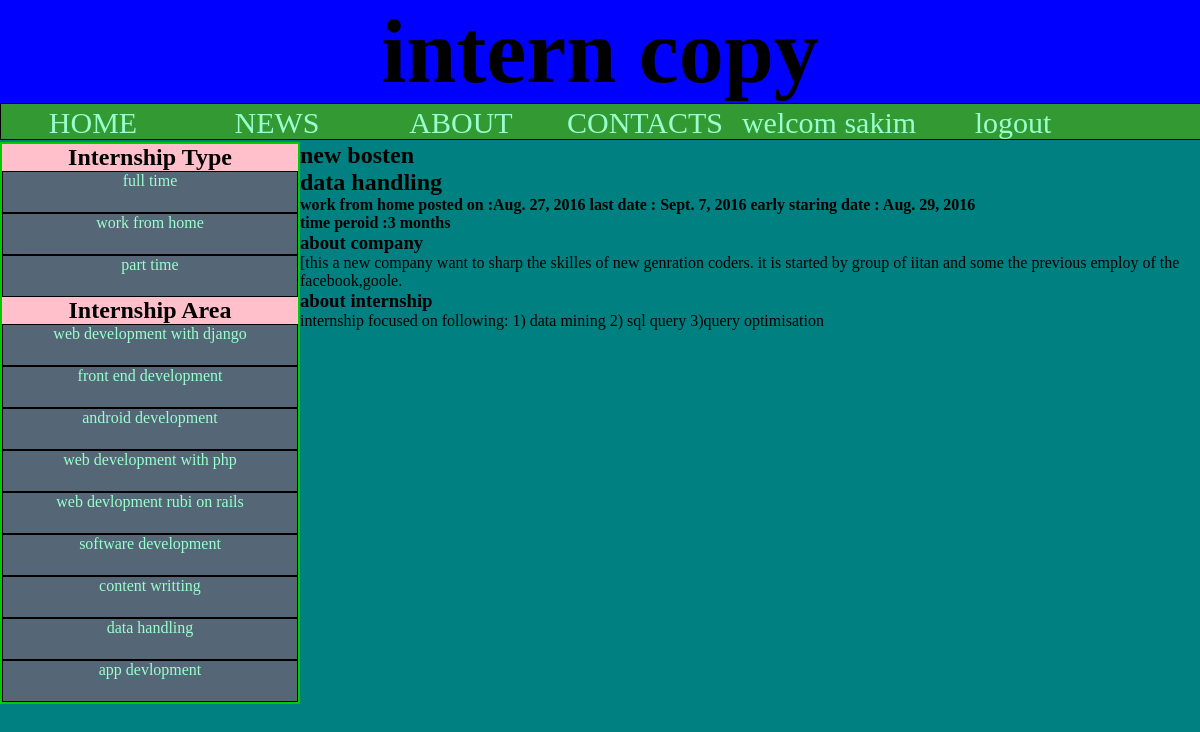
/1/ (signed in), run on the app's committed database.
### intercpy/models.py (models this page shows, shortened)
class pi(models.Model):
	name=models.CharField(max_length=100)
	sex=models.ForeignKey(Sex)
	dob=models.DateField()
	email=models.EmailField()
	password=models.CharField(max_length=100)

class internships(models.Model):
	companyname=models.CharField(max_length=150)
	internarea=models.ForeignKey(internshipin)
	interntype=models.ForeignKey(internshiptype)
	postd=models.DateField()
	lastd=models.DateField()
	Estartd=models.DateField()
	timeperiod=models.IntegerField()
	abotcom=models.TextField()
	abotintern=models.TextField()

class internshipin(models.Model):
	internarea=models.CharField(max_length=150)
	def __unicode__(self):
		return self.internarea

class internshiptype(models.Model):
	interntype=models.CharField(max_length=100)
	def __unicode__(self):
		return self.interntype

### intercpy/views.py (the view)
# urls.py: url('(?P<id>[0-9]+)/$',views.showintern),
def showintern(request,id):
	if 'email' in request.session:
		email=request.session['email']
		d=pi.objects.get(email=email)
		name=d.name
		d=internships.objects.get(pk=id)
		type=internshiptype.objects.all()
		internin=internshipin.objects.all()
		return render(request,'intercpy/include.html',{'name':name,'d':d,'type':type,'internin':internin})
	else:
		return HttpResponseRedirect('http://127.0.0.1:8000')

### intercpy/templates/intercpy/include.html (shortened to what this page needs)
<html>
<head>
	{% load staticfiles %}
  <link rel="stylesheet" type="text/css" href="{% static 'intercpy/style.css' %}" />
</head>
<body >
<div class="main_wrapper">
	<header><h1> intern copy </h1>
     </header>
	 <div class="navigation">
	 <nav><ul>
	           <li><a href="home">HOME</a></li>
			   <li><a href="news">NEWS</a></li>
			   <li><a href="about">ABOUT</a></li>
			   <li><a href="contacts">CONTACTS</a></li>
			  {%if name%}
			  <li> <a href="setting">welcom {{name}}<a/></li>
			  <li> <a href="logout">logout</a></li>
			  {%endif%}
			</ul>
	 </nav>
	 </div>
	 <section class="mainbody">
	 <h1>{{d.companyname}}</h1>
	 <h2>{{d.internarea}}</h2>
	 <h4>{{d.interntype}}   <strong>posted on :</strong>{{d.postd}}    <strong>last date :</strong> {{d.lastd}}  <strong>early staring date :</strong> {{d.Estartd}}  </h4>
	 <h4>  <strong> time peroid :</strong>{{d.timeperiod}} months</h4>
	 <p><h3> about company</h3>[{{d.abotcom}}</p>
	 <p><h3> about internship</h3>{{d.abotintern}}</p>
	 </section>
	 <aside class="sidebar">
	  <h1> Internship Type</h1>
	 <ul>
	 {%for t in type%}
	 <li><a href="http://127.0.0.1:8000/type/{{t.id}}/">{{t}}</a></li>
	 {%endfor%}
	 </ul>
	 <h1> Internship Area</h1>
	 <ul>
	 {%for t in internin%}
	 <li><a href="http://127.0.0.1:8000/internin/{{t.id}}/">{{t}}</a></li>
	 {%endfor%}
	 </ul>
	 </aside>
</div>
</body>
</html>

### intercpy/static/intercpy/style.css (style rules this page uses)
* { margin:0; padding:0; }
body { margin:auto; background-color:#008080; width:1200; }
header { background-color:blue; text-align:center; color:black; font-size:45px; font-style:bold; }
.navigation { width:1200; height:35; font-size:30; background-color:#339933; border-color:black; border-style:solid; border-width:1; }
.navigation ul { list-style-type:none; display:inline; }
.navigation ul li { width:180; padding:2; text-align:center; float:left; }
.navigation ul li a { display:block; text-decoration:none; color:#9fc; }
.sidebar { padding:2px; background-color:#00cc00; width:296; float:left; }
.sidebar h1 { background-color:pink;text-align:center; }
.sidebar ul { list-style-type:none; display:vertical-align; }
.sidebar ul li a { text-decoration:none; border:1px solid black; display: block; text-align:center; background-color:#567; height:40; color:#9fc; }
.mainbody { background-color:#008080; width:900; float:right; }

### data on the page
pi: name "sakim"
internships: companyname "new bosten", internarea "data handling", interntype "work from home", postd "Aug. 27, 2016", lastd "Sept. 7, 2016", Estartd "Aug. 29, 2016", timeperiod "3", abotcom "this a new company want to sharp the skilles of new genration coders. it is started by group of iitan and some the previous employ of the facebook,goole.", abotintern "internship focused on following: 1) data mining 2) sql query 3)query optimisation"
internshiptype: interntype "full time"
internshiptype: interntype "work from home"
internshiptype: interntype "part time"
internshipin: internarea "web development with django"
internshipin: internarea "front end development"
internshipin: internarea "android development"
internshipin: internarea "web development with php"
internshipin: internarea "web devlopment rubi on rails"
internshipin: internarea "software development"
internshipin: internarea "content writting"
internshipin: internarea "data handling"
internshipin: internarea "app devlopment"
